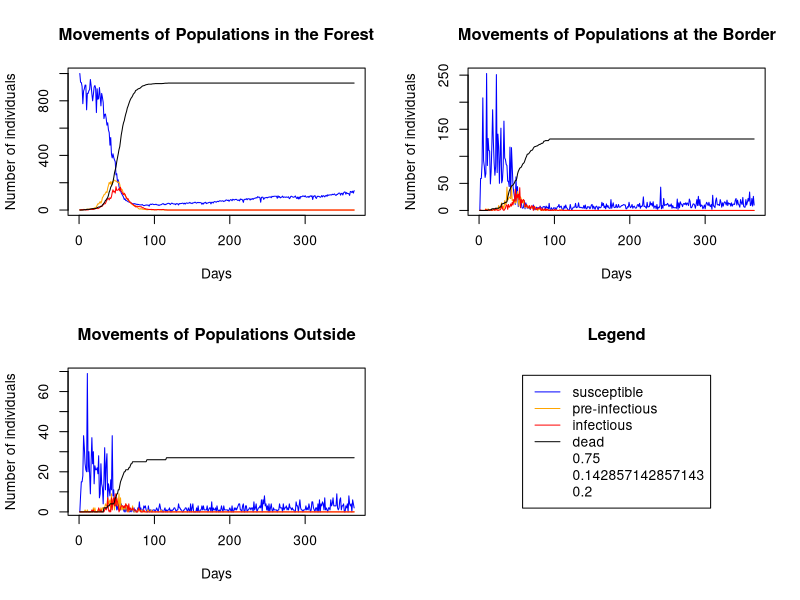

This figure's R source:
# Version 2 - working version

library(tidyverse)

setwd("/Users/sonnybacigalupo/Documents/GitHub/asf-wild-boar")

# User define wd
if(Sys.info()["user"]=="adamkuchars" | Sys.info()["user"]=="akucharski" | Sys.info()["user"]=="adamkucharski") {
  setwd("~/Documents/GitHub/asf-wild-boar/")
}


# Set up model parameters ------------------------------------------------------------

#Set up numbers
n_population <- 3
max_time <- 365 # in days

# Setting up an array

patchNames=c("forest","border","outside")
stateNames=c("S","E","I","D")
n.patch=length(patchNames)
n.state=length(stateNames)
c_trace_tab<- array(NA,dim=c(length(1:max_time),n.patch,n.state),dimnames=list(NULL,patchNames,stateNames))

# Initial conditions
init_pop_s <- rep(0,n.patch)
init_pop_s[1] <- 1000  # Number of susceptible

init_pop_e <- rep(0,n.patch)
init_pop_e[1] <- 1  # Number of pre-infectious

init_pop_i <- rep(0,n.patch)
init_pop_i[1] <- 1  # Number of infectious

init_pop_d <- rep(0,n.patch)
init_pop_d[1] <- 0  # Number of dead

c_trace_tab[1,,"S"] <- init_pop_s # Set number of susceptible in forest
c_trace_tab[1,,"E"] <- init_pop_e # Set number of pre-infectious in forest
c_trace_tab[1,,"I"] <- init_pop_i # Set number of infectious in forest
c_trace_tab[1,,"D"] <- init_pop_d # Set number of infectious in forest

c_trace_tab[1,"forest","S"] # Check numbers
c_trace_tab[1,"forest","E"] 
c_trace_tab[1,"forest","I"] 
c_trace_tab[1,"forest","D"] 

# Transmission rate  (i.e. R0*gamma)
beta <-0.75
zeta <- 1/7 # Pre-infectious to infectious (latent period) 7 days
infection_death <- 1/5 # 5 day lifespan

# Read in movement data (per week)
move_data <- read_csv("move_matrix.csv",col_names = T) %>% as.matrix.data.frame()

# Convert data to daily rate
move_data_daily_0 <- move_data

# Make sure matrix is daily probability of movement to each other location by location
# i.e. columns sum up to 1
move_data_daily_0 <- move_data_daily_0/colSums(move_data_daily_0)

# Set up birth, death parameters per day
birth_per_capita <- 0.45*5/365 # Assumes 90% of females (50% of population) have 5 piglets per year
cull_probability <- 0.5/365
death_probability <- (0.1/365 + cull_probability) # Assumes lifespan 10 years
carrying_capacity <- c(1e4,100,1e5) # How many boar sustainable in different areas
daily_sd_movement <- 0.4 # Daily measure of variation in movement



# Run model ---------------------------------------------------------------

# Loop over time, with population movements from matrix

for(tt in 2:max_time){ # iterate over days
  
  pop_time_tt <- c_trace_tab[tt-1,,] # Population at start of this day
  new_total <- pop_time_tt # set up matrix to store new values
  
  # Loop over infection compartments
  for(kk in 1:3){
    
    # Choose compartment to move
    if(kk==1){pick_p <- "S"}
    if(kk==2){pick_p <- "E"}
    if(kk==3){pick_p <- "I"}
    
    # Add randomness to probability of movement
    move_data_daily <- matrix(rlnorm(9,mean=log(move_data_daily_0),sd=daily_sd_movement),nrow=n.patch,byrow=F) # generate random daily values for movement
    move_data_daily <- t(t(move_data_daily)/colSums(move_data_daily)) # Make sure everything sums up to 1. eg sum(move_data_daily[1])

    # Calculate susceptible transitions
    pop_f_to_f <- rbinom(1,  pop_time_tt[1,pick_p],move_data_daily[1,1]) # How many stay in forest
    pop_f_to_b <- rbinom(1,  pop_time_tt[1,pick_p] -pop_f_to_f,move_data_daily[2,1]/(move_data_daily[2,1]+move_data_daily[3,1])) # Of those that leave forest, how many go to border
    pop_f_to_o <- as.integer(pop_time_tt[1,pick_p] - pop_f_to_f - pop_f_to_b) # The rest must go to outside
    
    pop_b_to_f <- rbinom(1,  pop_time_tt[2,pick_p],move_data_daily[1,2]) # How many go to in forest
    pop_b_to_b <- rbinom(1,  pop_time_tt[2,pick_p]-pop_b_to_f,move_data_daily[2,2]/(move_data_daily[2,2]+move_data_daily[3,2])) # Of rest, how many stay
    pop_b_to_o <- as.integer(pop_time_tt[2,pick_p] - pop_b_to_f - pop_b_to_b) # The rest must stay outside
    
    pop_o_to_f <- rbinom(1,  pop_time_tt[3,pick_p],move_data_daily[1,3]) # How many go to forest
    pop_o_to_b <- rbinom(1,  pop_time_tt[3,pick_p]-pop_o_to_f,move_data_daily[2,3]/(move_data_daily[2,3]+move_data_daily[3,3])) # Of rest, how many go to border
    pop_o_to_o <- as.integer(pop_time_tt[3,pick_p] - pop_o_to_f - pop_o_to_b) # The rest must go to outside
  
    # Tally up new populations after movement
    new_pop_f <- pop_f_to_f+pop_b_to_f+pop_o_to_f
    new_pop_b <- pop_f_to_b+pop_b_to_b+pop_o_to_b
    new_pop_o <- pop_f_to_o+pop_b_to_o+pop_o_to_o
    
    new_total[,pick_p] <- c(new_pop_f,new_pop_b,new_pop_o)
    
  }
  
  # Add disease transitions
  
  S_to_E <- rpois(3,lambda=beta*new_total[,"S"]*new_total[,"I"]/rowSums(new_total) ) # generate random infections 
  E_to_I <- rpois(3, lambda = zeta*new_total[,"E"])
  I_to_death <- rpois(3,lambda=infection_death*new_total[,"I"] ) # death rate 
  
  new_total[,"S"] <- pmax(new_total[,"S"] - S_to_E,0)  # (+ check S >=0)
  new_total[,"E"] <- pmax(new_total[,"E"] + S_to_E - E_to_I,0)
  new_total[,"I"] <- pmax(new_total[,"I"] + E_to_I - I_to_death,0)
  new_total[,"D"] <- new_total[,"D"] + I_to_death
  
  
  # Births and deaths into different compartments
  scaled_births_with_carrying_capacity <- birth_per_capita*pmax(0,(1-new_total[,"S"]/carrying_capacity) ) # Calculate birth rate, scaling to reduce as nearer carrying capacity
  new_births_S<- rpois(n_population,lambda = new_total[,"S"]*scaled_births_with_carrying_capacity) # Add Poisson births
  
  new_deaths_S <- rbinom(n_population,size=new_total[,"S"],prob=death_probability) # Add deaths
  new_deaths_E <- rbinom(n_population,size=new_total[,"E"],prob=death_probability) # Add deaths
  new_deaths_I <- rbinom(n_population,size=new_total[,"I"],prob=death_probability) # Add deaths

  # Store new populations
  c_trace_tab[tt,,"S"] <- new_total[,"S"] + new_births_S - new_deaths_S # Add births and subtract deaths from total
  c_trace_tab[tt,,"E"] <- new_total[,"E"]  - new_deaths_E # Subtract deaths from total
  c_trace_tab[tt,,"I"] <- new_total[,"I"]  - new_deaths_I # Subtract deaths from total
  c_trace_tab[tt,,"D"] <- new_total[,"D"]
  
    
  }



# Plot outplots -----------------------------------------------------------



c_trace_tab[1:5,,"S"] # Check first few iterations

c_trace_tab[1:5,,"E"]

c_trace_tab[1:5,,"I"]

c_trace_tab[1:30,,"D"]


# Plot outputs by n.patch
{
par(mfrow=c(2,2))

col_pick_states <- list("blue","orange","red","black")

{
plot(c_trace_tab[,,],col="white", 
     main = "Movements of Populations in the Forest", xlab = "Days", ylab = "Number of individuals", 
     xlim=c(0,max_time),ylim=c(1,max(c_trace_tab[,"forest",])))


for(dd in 1:n.state){
  lines(c_trace_tab[,"forest",dd],col=col_pick_states[[dd]])
}

{plot(c_trace_tab[,,],col="white", 
     main = "Movements of Populations at the Border", xlab = "Days", ylab = "Number of individuals", 
     xlim=c(0,max_time),ylim=c(1,max(c_trace_tab[,"border",])))
  
  for(dd in 1:n.state){
    lines(c_trace_tab[,"border",dd],col=col_pick_states[[dd]])
  }
}
  
  {plot(c_trace_tab[,,],col="white", 
        main = "Movements of Populations Outside", xlab = "Days", ylab = "Number of individuals", 
        xlim=c(0,max_time),ylim=c(1,max(c_trace_tab[,"outside",])))
    
    for(dd in 1:n.state){
      lines(c_trace_tab[,"outside",dd],col=col_pick_states[[dd]])
    }
    
    {plot(c_trace_tab[,,],col="white",axes = FALSE, xlab = "", ylab = "",
          main = "Legend", 
          xlim=c(0,max_time),ylim=c(1,max(c_trace_tab[,"outside",])))
      
      legend("center",legend = c("susceptible","pre-infectious","infectious","dead", beta, zeta, infection_death), 
             col = c("blue","orange","red","black","white","white","white"), lty = 1, border = "black", cex=1)
    }
  }
}
}


